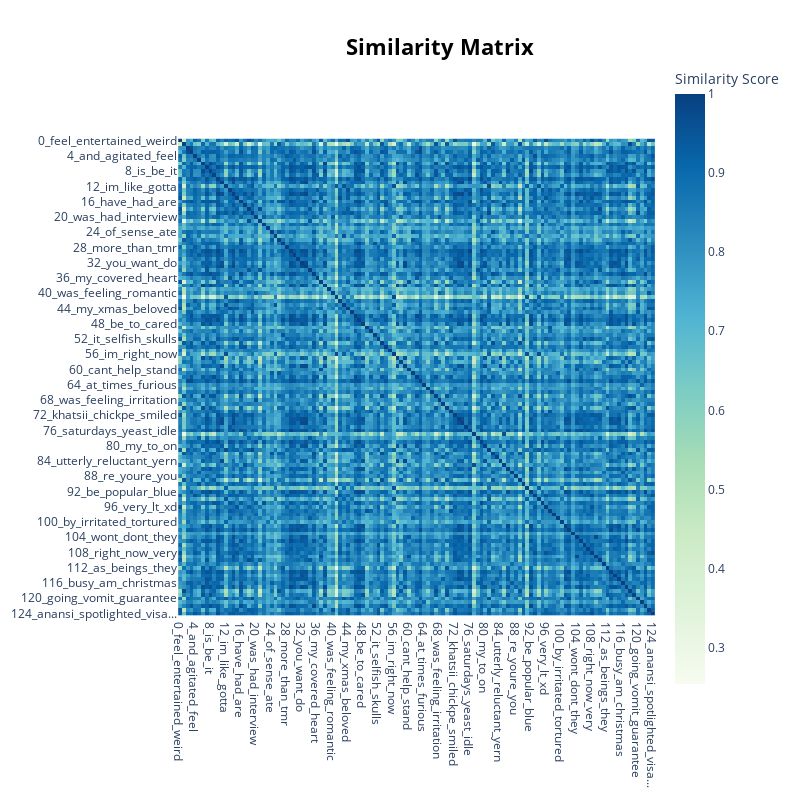

Source (notebook cell):
### Code cell
model.visualize_heatmap()

### Figure 1 — Plotly figure (JSON) as saved in the notebook; plotly's stock layout.template omitted (floating-point values rounded to 4 significant figures; data arrays with more than 128 entries replaced by an {"elided": "..."} marker saying what was removed)
{"data": [{"coloraxis": "coloraxis", "hovertemplate": "x: %{x}<br>y: %{y}<br>Similarity Score: %{z}<extra></extra>", "name": "0", "type": "heatmap", "x": ["0_feel_entertained_weird", "1_of_the_in", "2_im_feeling_of", "3_im_the_feeling", "4_and_agitated_feel", "5_bit_little_feel", "6_their_to_our", "7_am_feeling_is", "8_is_be_it", "9_her_his_he", "10_dont_get_download", "11_began_to_started", "12_im_like_gotta", "13_my_life_head", "14_dont_want_do", "15_so_feel_handsome", "16_have_had_are", "17_don_didn_can", "18_am_happy_getting", "19_im_dont_want", "20_was_had_interview", "21_am_feeling_very", "22_he_him_me", "23_by_hated_tortured", "24_of_sense_ate", "25_bit_im_little", "26_full_of_weeks", "27_as_didnt_described", "28_more_than_tmr", "29_do_cant_side", "30_bit_http_ehol", "31_be_should_comment", "32_you_want_do", "33_to_him_make", "34_am_restless_feeling", "35_somebody_than_am", "36_my_covered_heart", "37_dont_why_know", "38_we_to_us", "39_http_href_src", "40_was_feeling_romantic", "41_im_feeling_optimistic", "42_so_helpless_vulnerable", "43_im_little_looking", "44_my_xmas_beloved", "45_dying_im_starting", "46_up_at_end", "47_as_ever_credits", "48_be_to_cared", "49_up_fucked_woke", "50_woke_up_ended", "51_as_intelligent_weird", "52_it_selfish_skulls", "53_on_deep_money", "54_don_wasn_them", "55_ive_been_lately", "56_im_right_now", "57_to_strategy_apply", "58_was_caterpillar_in", "59_to_her_want", "60_cant_help_stand", "61_kind_of_heartless", "62_my_at_slower", "63_menswear_im_fond", "64_at_times_furious", "65_or_laugh_smothered", "66_on_poetry_reflect", "67_game_the_july", "68_was_feeling_irritation", "69_is_kinda_sufficient", "70_are_by_ex", "71_up_smile_me", "72_khatsii_chickpe_smiled", "73_lenses_afraid_be", "74_so_silo_want", "75_is_dull_swollen", "76_saturdays_yeast_idle", "77_don_didn_th", "78_am_little_today", "79_has_wasnt_was", "80_my_to_on", "81_im_purchases_airritated", "82_child_page_new", "83_is_sneha_heartfelt", "84_utterly_reluctant_yern", "85_don_care_didn", "86_by_offended_judged", "87_in_little_crazily", "88_re_youre_you", "89_mountain_flower_steep", "90_it_jaded_bit", "91_im_verdadero_unappreciated", "92_be_popular_blue", "93_dissatisfied_with_very", "94_im_so_pas", "95_him_his_her", "96_very_lt_xd", "97_up_dreams_end", "98_been_lately_have", "99_am_ones_dearly", "100_by_irritated_tortured", "101_be_born_it", "102_be_reacting_stubborn", "103_no_longer_doubt", "104_wont_dont_they", "105_or_wronged_answer", "106_makes_me_stay", "107_are_moronic_treading", "108_right_now_very", "109_dont_do_unhappy", "110_am_flounders_toes", "111_quoting_biking_ny", "112_as_beings_they", "113_huhuhu_withdrawn_steeling", "114_we_passionate_routinely", "115_is_everything_wrongly", "116_busy_am_christmas", "117_wed_blogs_our", "118_light_bauer_inhuman", "119_prize_be_productive", "120_going_vomit_guarantee", "121_at_nothing_moment", "122_specific_don_bloated", "123_varnish_rebellious_bitt...", "124_anansi_spotlighted_visa..."], "xaxis": "x", "y": ["0_feel_entertained_weird", "1_of_the_in", "2_im_feeling_of", "3_im_the_feeling", "4_and_agitated_feel", "5_bit_little_feel", "6_their_to_our", "7_am_feeling_is", "8_is_be_it", "9_her_his_he", "10_dont_get_download", "11_began_to_started", "12_im_like_gotta", "13_my_life_head", "14_dont_want_do", "15_so_feel_handsome", "16_have_had_are", "17_don_didn_can", "18_am_happy_getting", "19_im_dont_want", "20_was_had_interview", "21_am_feeling_very", "22_he_him_me", "23_by_hated_tortured", "24_of_sense_ate", "25_bit_im_little", "26_full_of_weeks", "27_as_didnt_described", "28_more_than_tmr", "29_do_cant_side", "30_bit_http_ehol", "31_be_should_comment", "32_you_want_do", "33_to_him_make", "34_am_restless_feeling", "35_somebody_than_am", "36_my_covered_heart", "37_dont_why_know", "38_we_to_us", "39_http_href_src", "40_was_feeling_romantic", "41_im_feeling_optimistic", "42_so_helpless_vulnerable", "43_im_little_looking", "44_my_xmas_beloved", "45_dying_im_starting", "46_up_at_end", "47_as_ever_credits", "48_be_to_cared", "49_up_fucked_woke", "50_woke_up_ended", "51_as_intelligent_weird", "52_it_selfish_skulls", "53_on_deep_money", "54_don_wasn_them", "55_ive_been_lately", "56_im_right_now", "57_to_strategy_apply", "58_was_caterpillar_in", "59_to_her_want", "60_cant_help_stand", "61_kind_of_heartless", "62_my_at_slower", "63_menswear_im_fond", "64_at_times_furious", "65_or_laugh_smothered", "66_on_poetry_reflect", "67_game_the_july", "68_was_feeling_irritation", "69_is_kinda_sufficient", "70_are_by_ex", "71_up_smile_me", "72_khatsii_chickpe_smiled", "73_lenses_afraid_be", "74_so_silo_want", "75_is_dull_swollen", "76_saturdays_yeast_idle", "77_don_didn_th", "78_am_little_today", "79_has_wasnt_was", "80_my_to_on", "81_im_purchases_airritated", "82_child_page_new", "83_is_sneha_heartfelt", "84_utterly_reluctant_yern", "85_don_care_didn", "86_by_offended_judged", "87_in_little_crazily", "88_re_youre_you", "89_mountain_flower_steep", "90_it_jaded_bit", "91_im_verdadero_unappreciated", "92_be_popular_blue", "93_dissatisfied_with_very", "94_im_so_pas", "95_him_his_her", "96_very_lt_xd", "97_up_dreams_end", "98_been_lately_have", "99_am_ones_dearly", "100_by_irritated_tortured", "101_be_born_it", "102_be_reacting_stubborn", "103_no_longer_doubt", "104_wont_dont_they", "105_or_wronged_answer", "106_makes_me_stay", "107_are_moronic_treading", "108_right_now_very", "109_dont_do_unhappy", "110_am_flounders_toes", "111_quoting_biking_ny", "112_as_beings_they", "113_huhuhu_withdrawn_steeling", "114_we_passionate_routinely", "115_is_everything_wrongly", "116_busy_am_christmas", "117_wed_blogs_our", "118_light_bauer_inhuman", "119_prize_be_productive", "120_going_vomit_guarantee", "121_at_nothing_moment", "122_specific_don_bloated", "123_varnish_rebellious_bitt...", "124_anansi_spotlighted_visa..."], "yaxis": "y", "z": {"elided": "125x125 float values"}}], "layout": {"coloraxis": {"colorbar": {"title": {"text": "Similarity Score"}}, "colorscale": [[0, "rgb(247,252,240)"], [0.125, "rgb(224,243,219)"], [0.25, "rgb(204,235,197)"], [0.375, "rgb(168,221,181)"], [0.5, "rgb(123,204,196)"], [0.625, "rgb(78,179,211)"], [0.75, "rgb(43,140,190)"], [0.875, "rgb(8,104,172)"], [1, "rgb(8,64,129)"]]}, "height": 800, "hoverlabel": {"bgcolor": "white", "font": {"family": "Rockwell", "size": 16}}, "legend": {"title": {"text": "Trend"}}, "margin": {"t": 60}, "showlegend": true, "title": {"font": {"color": "Black", "size": 22}, "text": "<b>Similarity Matrix</b>", "x": 0.55, "xanchor": "center", "y": 0.95, "yanchor": "top"}, "width": 800, "xaxis": {"anchor": "y", "constrain": "domain", "domain": [0, 1], "scaleanchor": "y"}, "yaxis": {"anchor": "x", "autorange": "reversed", "constrain": "domain", "domain": [0, 1]}}}
